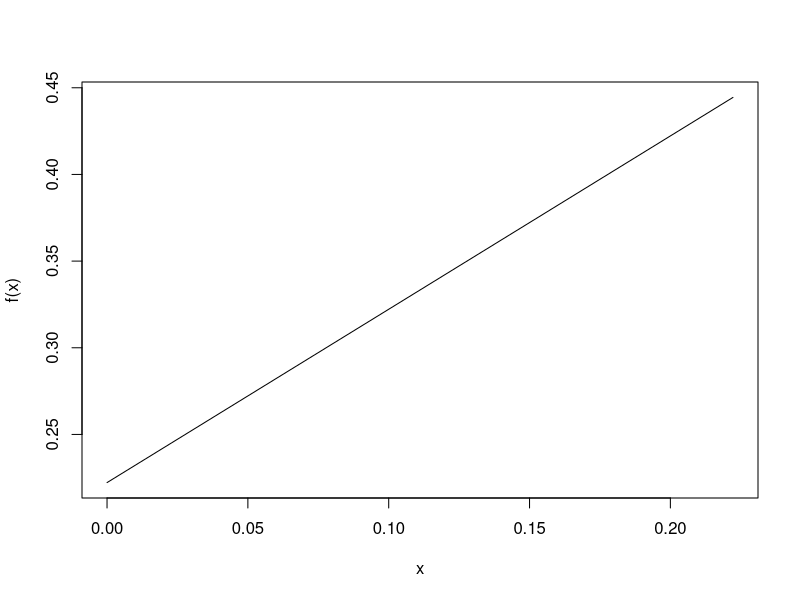
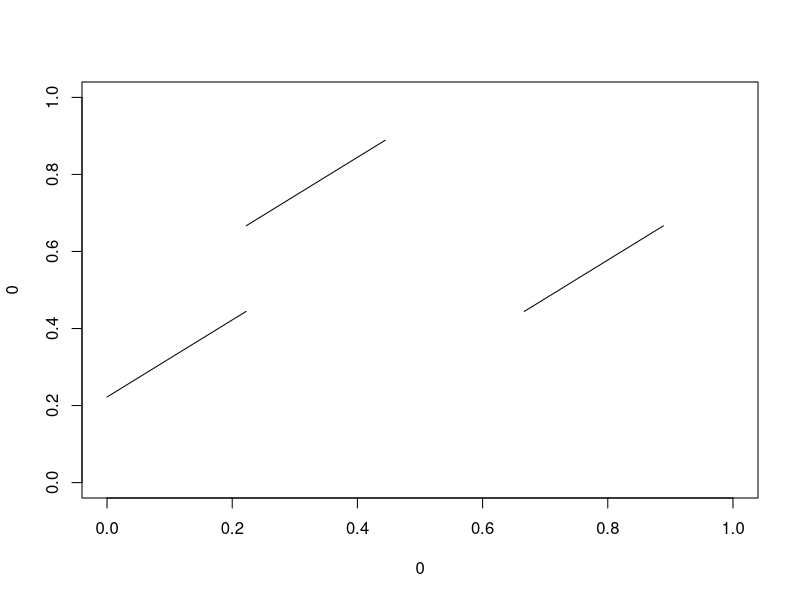

Recreate these plots in R, in order.

# renormalization [0,1] -> [a,b]
affine0 <- function(a, b){
  forward <- function(x) a + (b-a)*x
  backward <- function(y) (y-a)/(b-a)
  return(list(f=forward, b=backward))
}
# affine map [a,b] -> [c,d]
affine <- function(a,b,c,d){
  f0 <- function(x) affine0(a,b)$b(x)
  f1 <- function(x) affine0(c,d)$f(x)
  return(function(x) f1(f0(x)))
}

f <- affine(0,2/9,2/9,4/9)
curve(f(x), from=0, to=2/9)

plot(0,0, type="n", xlim=c(0,1), ylim=c(0,1))
f <- affine(0, 2/9, 2/9, 4/9)
curve(f(x), from=0, to=2/9, add=TRUE)
f <- affine(2/9, 4/9, 2/3, 8/9)
curve(f(x), from=2/9, to=4/9, add=TRUE)
f <- affine(2/3, 8/9, 4/9, 2/3)
curve(f(x), from=2/3, to=8/9, add=TRUE)

#### Extrémités gauches des bases ####
library(gmp)

N <- 3 
# B (base de droite)
B <- 1L - 1L/as.bigz(3)^(2:(N+1))
# A (bases de gauche)
A <- vector("list", N)
A[[1]] <- as.bigq(c(0, 2, 6, 4), 9)
for(i in 2:N){
  A[[i]] <- c(A[[i-1]], A[[i-1]] + 2L/as.bigq(3)^(i+1L), B[i-1L], A[[i-1]] + 4L/as.bigq(3)^(i+1L))
}
# Top levels
TopA <- TopB <- vector("list", N)
for(i in 1:N){
  TopA[[i]] <- c(as.bigq(2,3)- 2L/as.bigq(3)^(i+1L), as.bigq(2,3))
  TopB[[i]] <- c(B[i], as.bigq(1))
}

# fonction belongs to interval
# tant que dans Top, augmenter N
# ensuite regarder quelle différence entre x et les extrémités gauche est plus petit que la longueur

# 
x <- runif(1)
n <- 1
while(x > B[n]) n <- n+1
while(x >= TopA[[n]][1] && x < TopA[[n]][2]) n <- n+1 
dists <- x-as.numeric(A[[n]])
which(dists >= 0 & dists < 2L/as.bigq(3)^(n+1L))

# sans les B, TopA, etc 
n <- 1L
while(x > 1L - 1L/as.bigz(3)^(2:(n+1))) n <- n+1
while(x >= as.bigq(2,3)- 2L/as.bigq(3)^(n+1L) && x < as.bigq(2/3)) n <- n+1
i <- 1L; A <- as.bigq(c(0, 2, 6, 4), 9)
while(i < n){
  A <- c(A, A + 2L/as.bigq(3)^(n+1L), 1L - 1L/as.bigz(3)^(n+1), A + 4L/as.bigq(3)^(n+1L))
  i <- i+1L
}
dists <- x-as.numeric(A)
j <- which(dists >= 0 & dists < 2L/as.bigq(3)^(n+1L))
# à cette issue, x est dans le j-ième plateau de la n-ième tour (et pas dans le top)
# les extrémités gauches de la n-ième tour sont données dans A
as.numeric(A[j+1])+dists[j] # c'est l'image de x par Chacon 

Chacon_num <- function(x){
  n <- 1L
  while(x > 1L - 1L/as.bigz(3)^(2:(n+1))) n <- n+1
  while(x >= as.bigq(2,3)- 2L/as.bigq(3)^(n+1L) && x < as.bigq(2/3)) n <- n+1
  i <- 1L; A <- as.bigq(c(0, 2, 6, 4), 9)
  while(i < n){
    A <- c(A, A + 2L/as.bigq(3)^(n+1L), 1L - 1L/as.bigz(3)^(n+1), A + 4L/as.bigq(3)^(n+1L))
    i <- i+1L
  }
  dists <- x-as.numeric(A)
  j <- which(dists >= 0 & dists < 2L/as.bigq(3)^(n+1L))
  # à cette issue, x est dans le j-ième plateau de la n-ième tour (et pas dans le top)
  # les extrémités gauches de la n-ième tour sont données dans A
  return(as.numeric(A[j+1])+dists[j]) # c'est l'image de x par Chacon 
}

Chacon_num(0.5)
